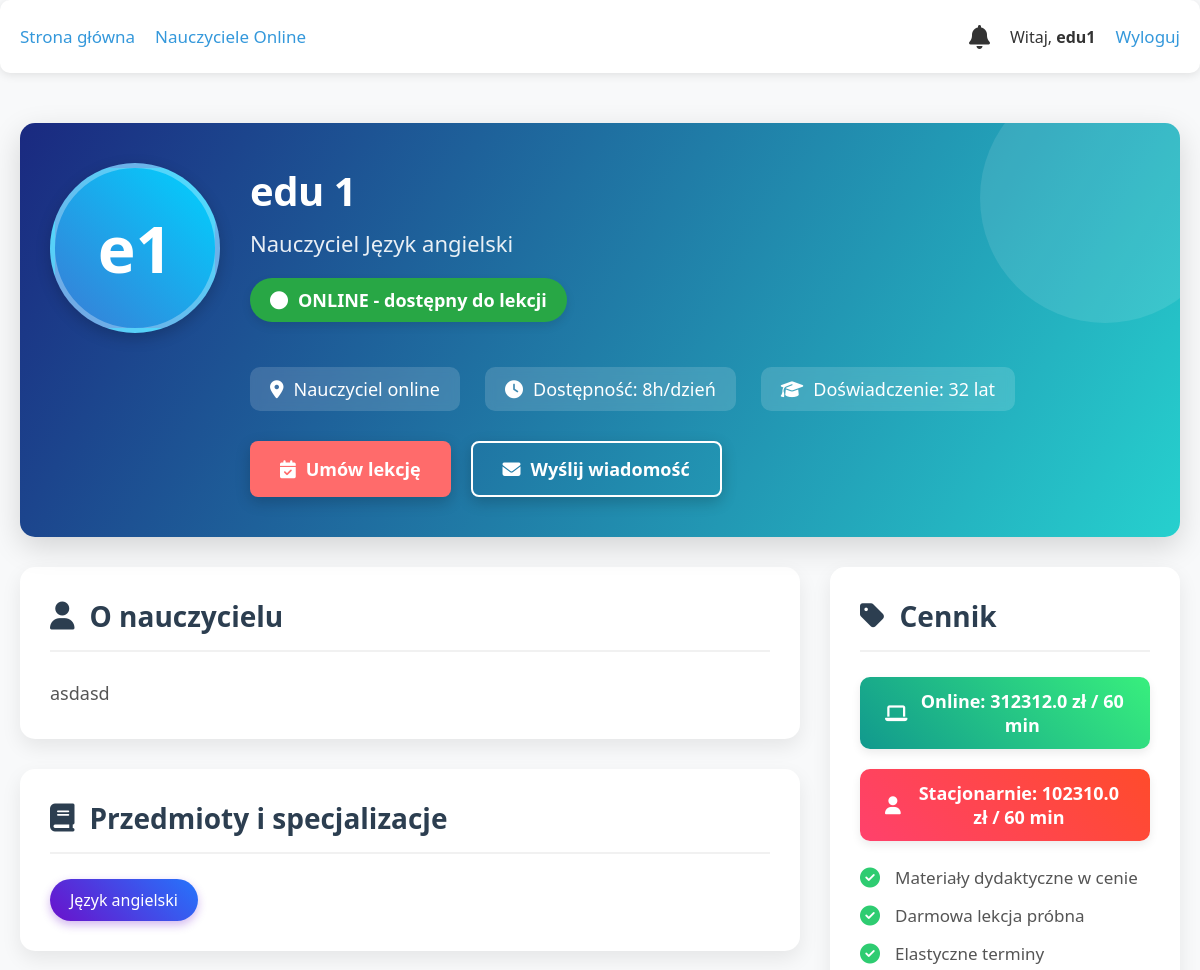
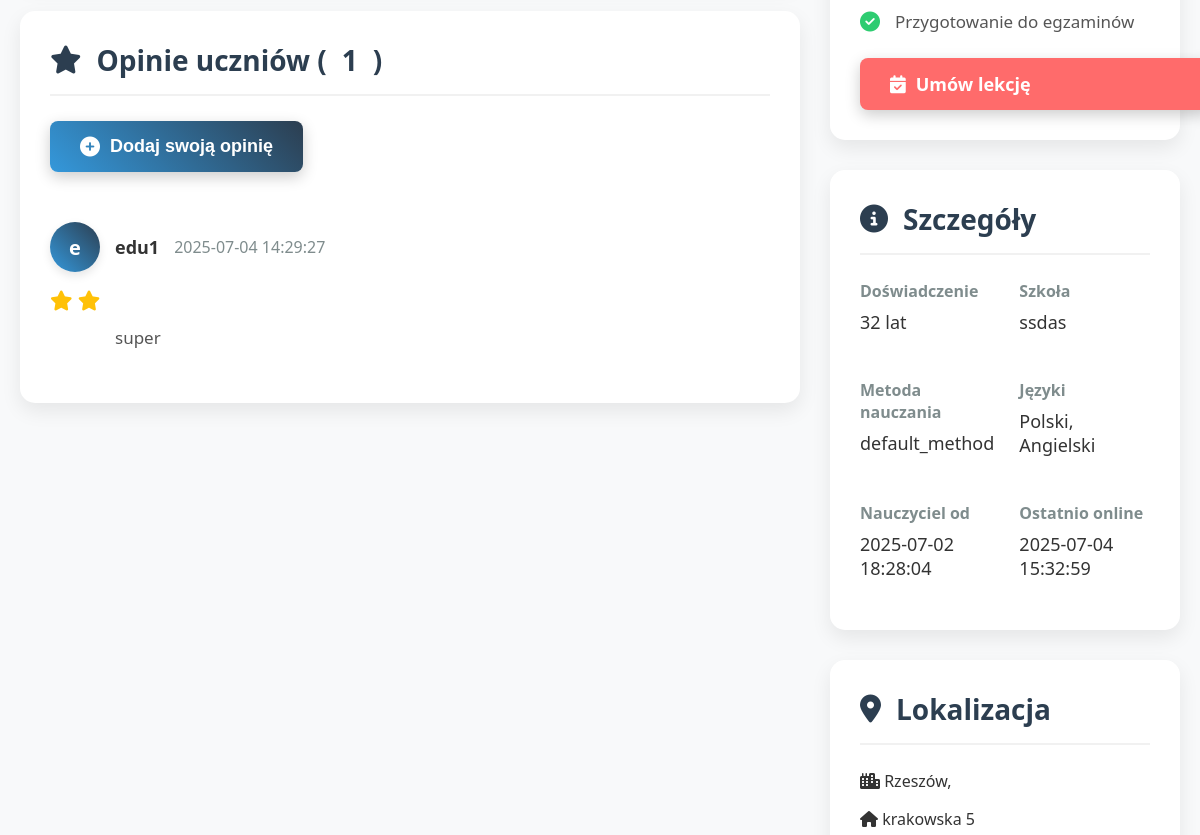
/teacher_profile/3 (signed in, upper part), run on an earlier commit of the app's database (2 pictures, top to bottom).
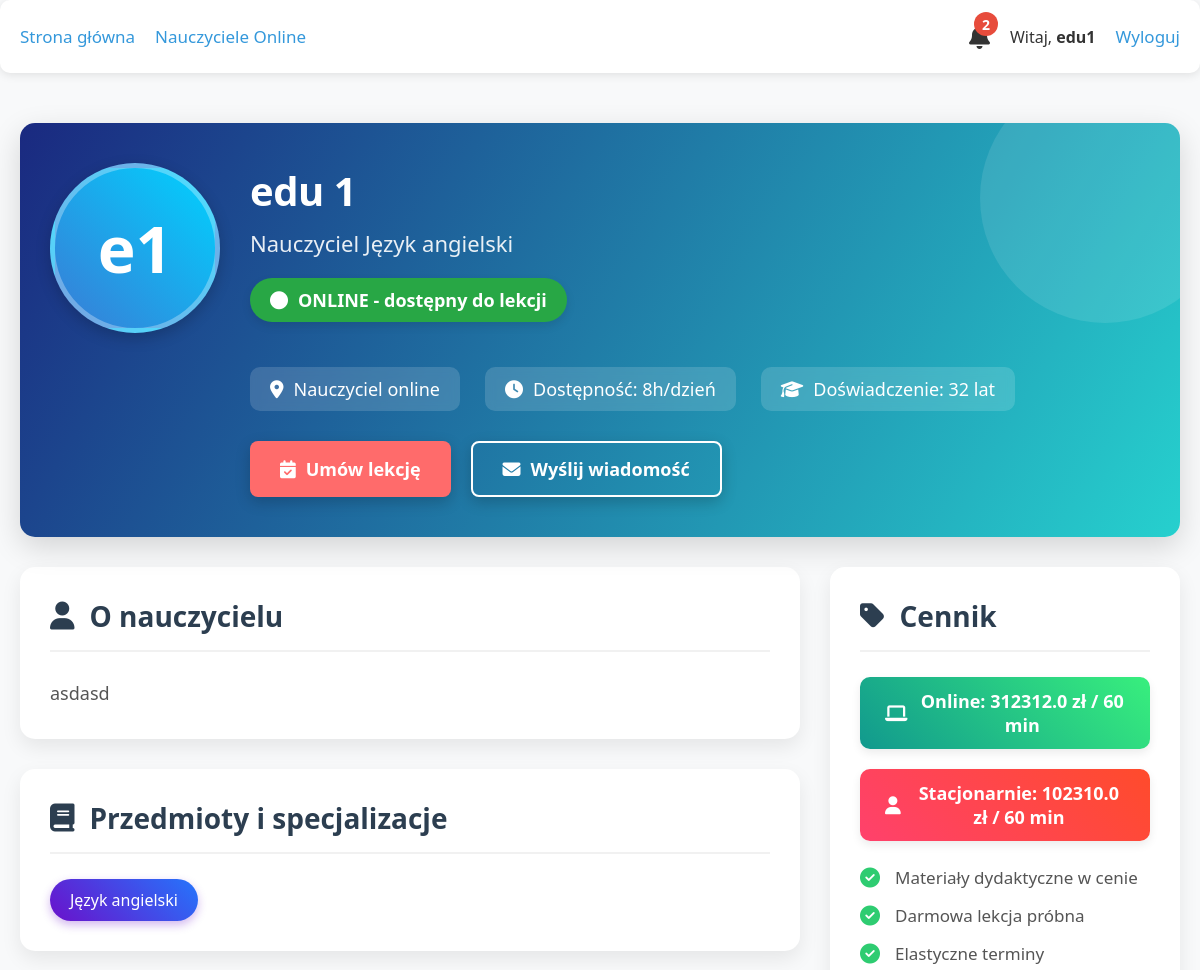
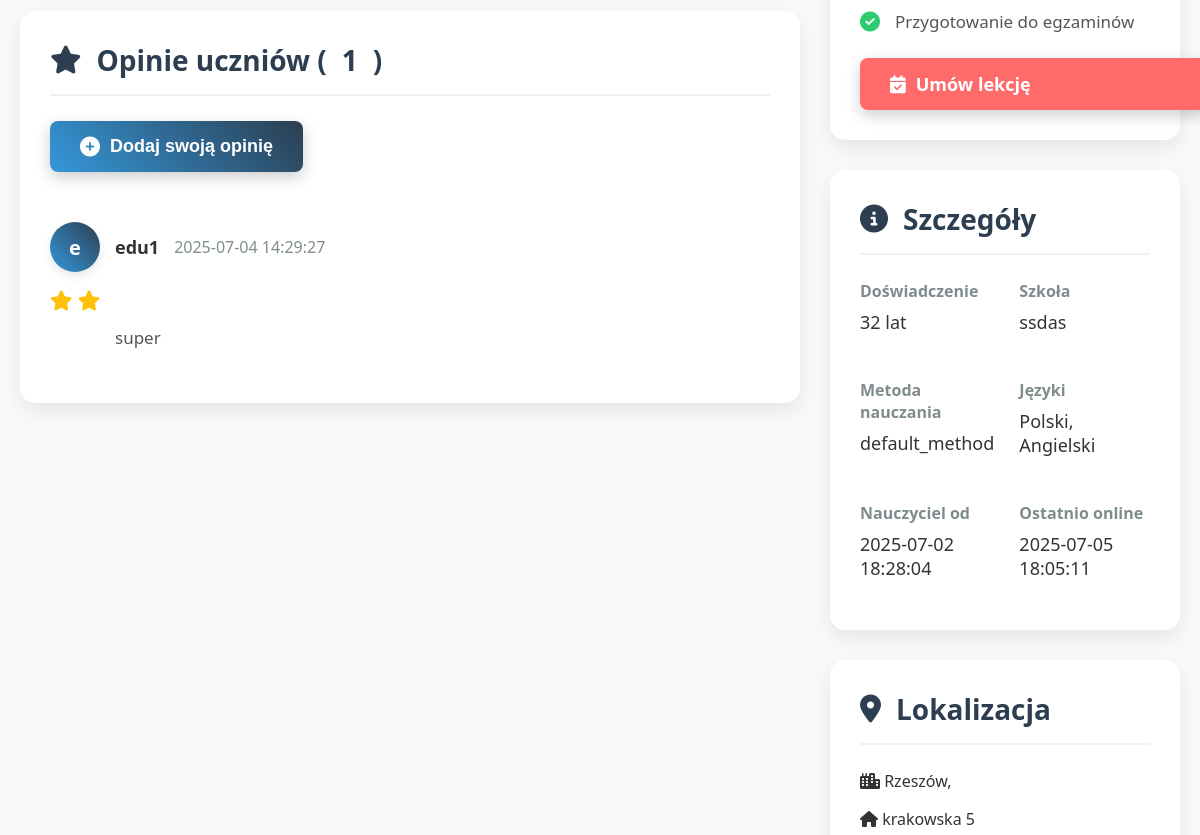
And on a later commit of the database (2 pictures, top to bottom).
### tables this page shows
CREATE TABLE users (
                id INTEGER PRIMARY KEY AUTOINCREMENT,
                username TEXT UNIQUE NOT NULL,
                email TEXT UNIQUE NOT NULL,
                hash TEXT NOT NULL,
                role INTEGER DEFAULT 0,
                voivodeship TEXT,
                regional_teacher_id INTEGER,
                first_name TEXT,
                last_name TEXT,
                phone TEXT,
                school TEXT,
                subjects TEXT,
                experience_years INTEGER,
                bio TEXT,
                profile_picture TEXT,
                created_at TIMESTAMP DEFAULT CURRENT_TIMESTAMP,
                is_online INTEGER DEFAULT 0,
                last_online TIMESTAMP,
                teaching_modes TEXT DEFAULT 'online',
                availability_hours INTEGER DEFAULT 8,
                parental_email TEXT,
                password_setup_token TEXT,
                token_expiry TIMESTAMP,
                password_reset_token TEXT,
                password_reset_expiry TIMESTAMP,
                tmethod TEXT DEFAULT 'default_method'
            );

### app.py (the view)
@app.route("/teacher_profile/<int:teacher_id>")
def teacher_profile(teacher_id):
    if "user_id" not in session:
        flash("Musisz być zalogowany, aby przeglądać profile nauczycieli", "error")
        return redirect(url_for("login"))
    db = get_db()
    teacher = db.execute("""
        SELECT u.*, p.city, p.address, p.lat, p.lng,
               rt.username as regional_teacher_name
        FROM users u
        LEFT JOIN pins p ON u.id = p.created_by
        LEFT JOIN users rt ON u.regional_teacher_id = rt.id
        WHERE u.id = ? AND u.role IN (?, ?)
    """, (teacher_id, ROLE_TEACHER, ROLE_REGIONAL_TEACHER)).fetchone()
    if not teacher:
        flash("Nauczyciel nie istnieje", "error")
        return redirect(url_for("index"))
    teacher = row_to_dict(teacher)
    availability = {}
    availability_rows = db.execute("""
        SELECT day_of_week, start_time, end_time, is_available, teaching_mode
        FROM teacher_availability
        WHERE teacher_id = ?
    """, (teacher_id,)).fetchall()
    for row in availability_rows:
        day = row['day_of_week']
        time_slot = f"{row['start_time']} - {row['end_time']}"
        if day not in availability:
            availability[day] = {}
        availability[day][time_slot] = {
            'available': row['is_available'],
            'mode': row['teaching_mode']
        }
    reviews = []
    if db:
        reviews = db.execute("""
            SELECT r.*, u.username as student_name
            FROM reviews r
            JOIN users u ON r.student_id = u.id
            WHERE r.teacher_id = ?
            ORDER BY r.created_at DESC
        """, (teacher_id,)).fetchall()
        reviews = rows_to_dict_list(reviews)
    pricing = db.execute("""
        SELECT price_online, price_in_person
        FROM teacher_pricing
        WHERE teacher_id = ?
    """, (teacher_id,)).fetchone()
    if not pricing:
        pricing = {"price_online": "brak danych", "price_in_person": "brak danych"}
    unread_notifications = 0
    if 'user_id' in session:
        user_id = session['user_id']
        unread_notifications = db.execute("""
                SELECT COUNT(*) as count
                FROM notifications
                WHERE user_id = ? AND is_read = 0
            """, (user_id,)).fetchone()["count"]
    return render_template("teacher_profile.html",
                           teacher=teacher,
                           availability=availability,
                           reviews=reviews,
                           time_slots=generate_time_slots(),
                           datetime=datetime,
                           pricing=pricing,
                           logged_in='user_id' in session,
                           session=session,
                           unread_notifications=unread_notifications)

### app.py (called while the page is built)
def get_db():
    db = getattr(g, '_database', None)
    if db is None:
        db = g._database = sqlite3.connect(DATABASE)
        db.row_factory = sqlite3.Row
    return db

@app.template_filter('format_datetime')
def format_datetime(value, format='%d.%m.%Y %H:%M'):
    if value is None:
        return ""
    try:
        return value.strftime(format)
    except AttributeError:
        return value

@app.teardown_appcontext
def close_connection(exception):
    db = getattr(g, '_database', None)
    if db is not None:
        db.close()

def row_to_dict(row):
    return dict(row) if row else None

def rows_to_dict_list(rows):
    return [dict(row) for row in rows] if rows else []

@app.context_processor
def utility_processor():
    return dict(
        get_day_name=get_day_name,
        get_role_name=get_role_name,
        datetime=datetime,
        timedelta=timedelta,
        format_time_slot=format_time_slot
    )

@app.template_filter('format_date')
def format_date(value):
    if value is None:
        return "Nieznana"
    try:
        dt = datetime.strptime(value, '%Y-%m-%d')
        return dt.strftime('%d.%m.%Y')
    except:
        return value

### templates/teacher_profile.html (shortened to what the changed rows need)
<!DOCTYPE html>
<html lang="pl">
<head>
    <link rel="stylesheet" href="https://cdnjs.cloudflare.com/ajax/libs/font-awesome/6.4.0/css/all.min.css">
</head>
<body>
    <div class="nav">
        <div class="nav-right">
            {% if logged_in %}
                <div class="notification-icon">
                    <i class="fas fa-bell"></i>
                    {% if unread_notifications > 0 %}
                        <span class="notification-badge">{{ unread_notifications }}</span>
                    {% endif %}
                </div>
            {% else %}
                <a href="{{ url_for('login') }}">Logowanie</a>
                <a href="{{ url_for('register') }}">Rejestracja</a>
            {% endif %}
        </div>
    </div>
    <div class="container">
        <div class="profile-header">
            <div class="avatar-container">
                <div class="teacher-avatar">
                    {{ teacher.first_name[0] }}{{ teacher.last_name[0] }}
                </div>
            </div>
            <div class="profile-info">
                <h1 class="teacher-name">{{ teacher.first_name }} {{ teacher.last_name }}</h1>
                <div class="teacher-title">Nauczyciel {{ teacher.subjects.split(', ')[0] }}</div>
                <div class="status-badge">
                    <i class="fas fa-circle"></i> ONLINE - dostępny do lekcji
                </div>
                <div class="contact-info">
                    <div class="contact-item">
                        <i class="fas fa-map-marker-alt"></i>
                        {% if teacher.voivodeship %}
                            {{ teacher.voivodeship }}{% if teacher.city %}, {{ teacher.city }}{% endif %}
                        {% else %}
                            Nauczyciel online
                        {% endif %}
                    </div>
                    <div class="contact-item">
                        <i class="fas fa-clock"></i>
                        Dostępność: {{ teacher.availability_hours }}h/dzień
                    </div>
                    <div class="contact-item">
                        <i class="fas fa-graduation-cap"></i>
                        Doświadczenie: {{ teacher.experience_years }} lat
                    </div>
                </div>
                <div class="profile-actions">
                    <a href="{{ url_for('book_teacher', teacher_id=teacher.id) }}" class="btn btn-primary">
                    </a>
                    <a href="#" class="btn btn-outline">
                    </a>
                </div>
            </div>
        </div>
        <div class="profile-content">
            <div class="main-content">
                <div class="section">
                    <h2 class="section-title"><i class="fas fa-user"></i> O nauczycielu</h2>
                    <div class="about-content">
                        {{ teacher.bio or "Nauczyciel nie dodał jeszcze opisu swojego profilu." }}
                    </div>
                </div>
                <div class="section">
                    <h2 class="section-title"><i class="fas fa-book"></i> Przedmioty i specjalizacje</h2>
                    <div class="subjects-list">
                        {% for subject in teacher.subjects.split(', ') %}
                        <div class="subject-tag">{{ subject }}</div>
                        {% endfor %}
                    </div>
                </div>
                <div class="section">
                    <h2 class="section-title"><i class="fas fa-star"></i> Opinie uczniów (<span id="reviews-count">{{ reviews|length }}</span>)</h2>
                </div>
            </div>
            <div class="sidebar">
                <div class="section booking-card">
                    <h2 class="section-title"><i class="fas fa-tag"></i> Cennik</h2>
                </div>
                <div class="section">
                    <h2 class="section-title"><i class="fas fa-info-circle"></i> Szczegóły</h2>
                    <div class="info-grid">
                        <div class="info-item">
                            <div class="info-label">Doświadczenie</div>
                            <div class="info-value">{{ teacher.experience_years }} lat</div>
                        </div>
                        <div class="info-item">
                            <div class="info-label">Szkoła</div>
                            <div class="info-value">{{ teacher.school or 'Nie podano' }}</div>
                        </div>
                        <div class="info-item">
                            <div class="info-label">Metoda nauczania</div>
                            <div class="info-value">{{ teacher.tmethod or 'Tradycyjna' }}</div>
                        </div>
                        <div class="info-item">
                            <div class="info-label">Nauczyciel od</div>
                            <div class="info-value">{{ teacher.created_at|format_date }}</div>
                        </div>
                        <div class="info-item">
                            <div class="info-label">Ostatnio online</div>
                            <div class="info-value">{{ teacher.last_online|format_datetime }}</div>
                        </div>
                    </div>
                </div>
                <div class="section">
                    <h2 class="section-title"><i class="fas fa-map-marker-alt"></i> Lokalizacja</h2>
                </div>
            </div>
        </div>
    </div>
</body>
</html>

What changed in the data, as far as the page shows it:
changed users "Język angielski": last_online "2025-07-04 15:32:59" → "2025-07-05 18:05:11"
Also different on the page:
{{ unread_notifications }}: (not shown) → "2"
